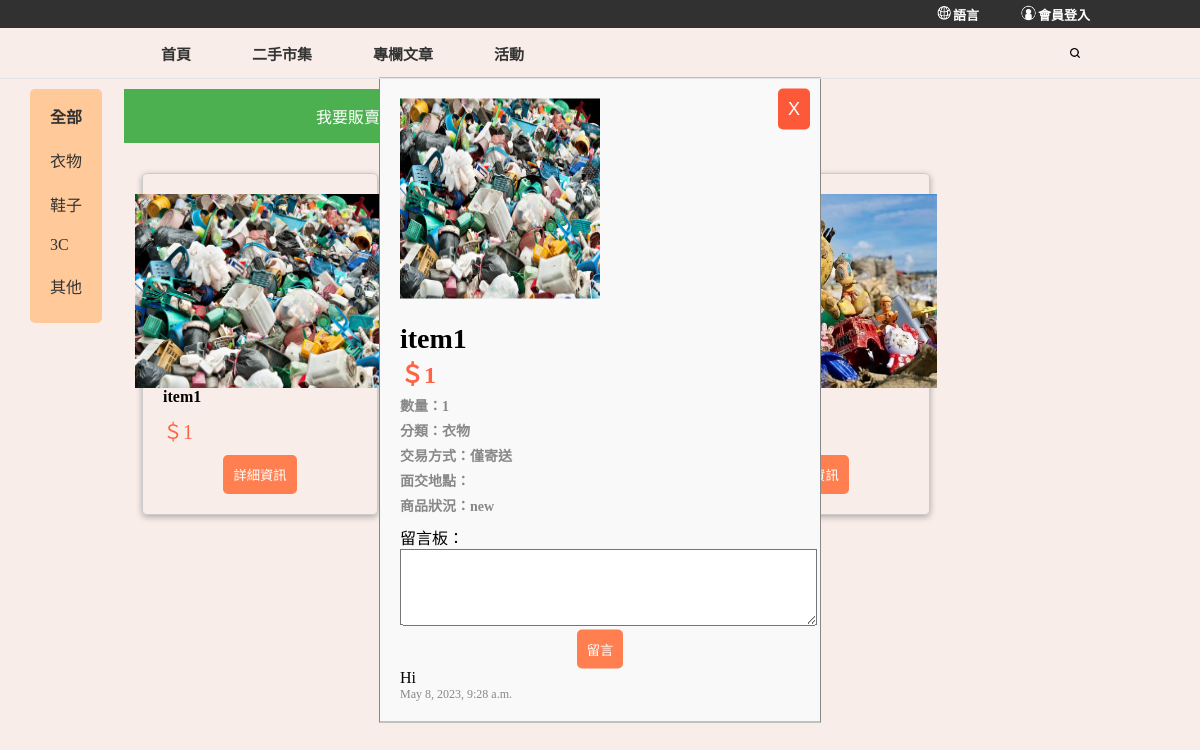
Page /posts/item/1/ on the earlier database version.
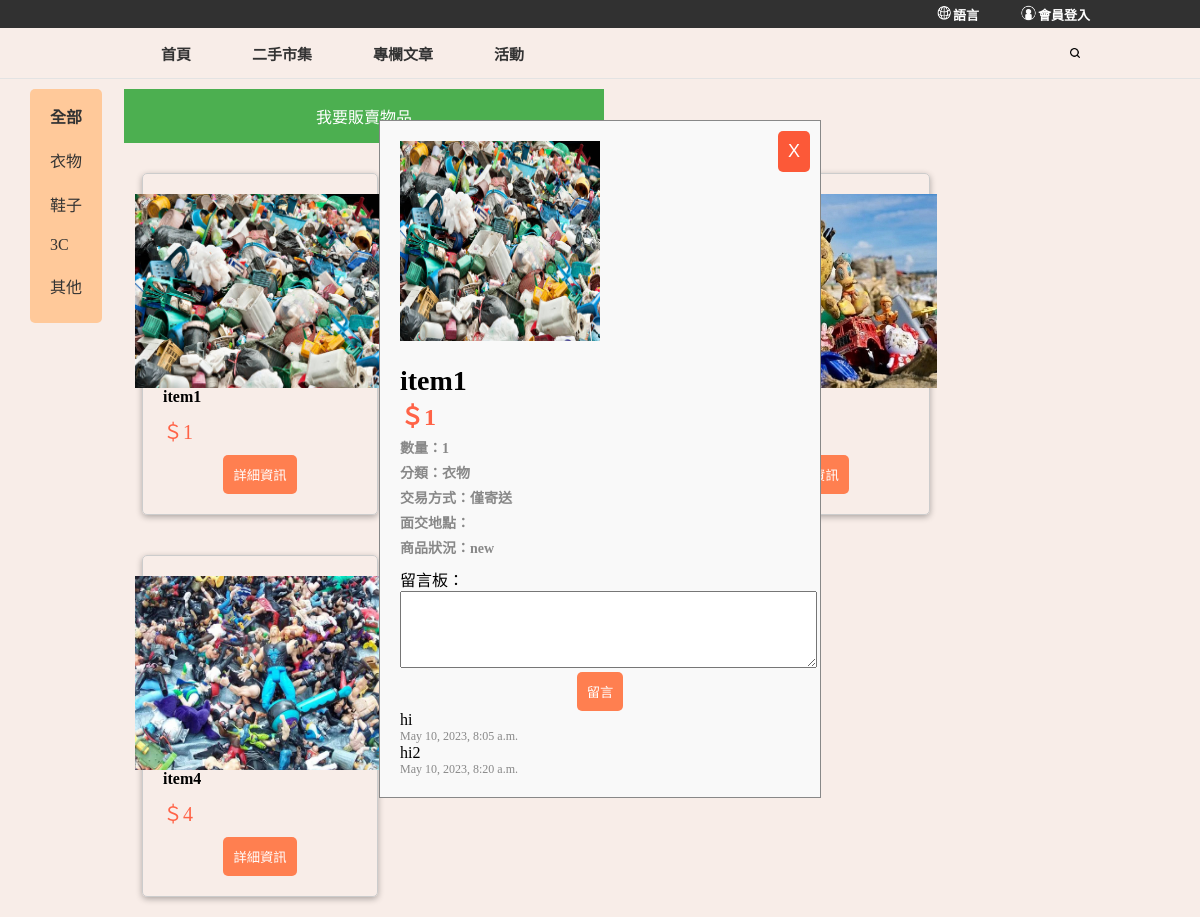
Same page on the later database version.
### posts/models.py (models this page shows)
class Item(models.Model):
    item_id = models.AutoField(auto_created=True, primary_key=True)
    name = models.CharField(max_length=100)
    price = models.IntegerField()
    transaction_type = models.CharField(max_length=20)
    transaction_location = models.CharField(max_length=100, blank=True)
    quantity = models.IntegerField()
    category = models.CharField(max_length=20)
    condition = models.CharField(max_length=200)
    image = models.ImageField(upload_to='images/')

class Comment(models.Model):
    item_id = models.ForeignKey(Item, on_delete=models.CASCADE)
    content = models.TextField()
    created_at = models.DateTimeField(auto_now_add=True)

### posts/views.py (the view)
# urls.py: path('item/<int:item_id>/', views.item_detail, name='item_detail'),
def item_detail(request, item_id, category=None):
    if category:
        items = Item.objects.filter(category=category)
    else:
        items = Item.objects.all()
    item = get_object_or_404(Item, pk=item_id)
    item_id = item.item_id
    if request.method == 'POST':
        comment_content = request.POST.get('comment')
        comment = Comment(item_id=item, content=comment_content)
        comment.save()
        comments = Comment.objects.filter(item_id=item)
    else:
        comments = Comment.objects.filter(item_id=item)
    return render(request, 'item_detail.html', {'items': items, 'item': item, 'comments': comments, 'item_id': item_id})

### posts/templates/item_detail.html (shortened to what this page needs)
{% load static %}
<!DOCTYPE html>
<html lang="zh-TW">
<head>
  <link rel="stylesheet" href="{% static 'style.css' %}?v=1">
  <link rel="stylesheet" href="{% static 'navbar.css' %}?v=1">
</head>
<body>
	<div class="top-bar-container">
		<div class="top-bar-menu container">
			<a href="#">
				<img src="{% static './images/language.png' %}" alt="">
				<div>語言</div>
			</a>
			<a href="http://127.0.0.1:8000/">
				<img src="{% static './images/person.png' %}" alt="">
				<div>會員登入</div>
			</a>
		</div>
	</div>
	<div class="nav-bar-container">
		<div class="nav-bar-menu container">
			<div class="menu">
				<ul>
					<li class="menu-item"><a href="#">首頁</a></li>
					<li class="menu-item"><a href="#">二手市集</a></li>
					<li class="menu-item"><a href="#article">專欄文章</a></li>
					<li class="menu-item"><a href="#campaign">活動</a></li>
				</ul>
			</div>
			<div class="top-search">
				<a><img id="top-search-btn" src="{% static './images/search.png' %}" alt=""></a>
			</div>
		</div>
	</div>
    <button id="sell-button">我要販賣物品</button>
    <div class="categories">
        <ul>
            <li class="{% if not category %}active{% endif %}">
                <a href="{% url 'item_list' %}" onclick="location.href=this.href;">全部</a>
            </li>
            <li class="{% if category == '衣物' %}active{% endif %}">
                <a href="{% url 'item_list_by_category' '衣物' %}" onclick="location.href=this.href;">衣物</a>
            </li>
            <li class="{% if category == '鞋子' %}active{% endif %}">
                <a href="{% url 'item_list_by_category' '鞋子' %}" onclick="location.href=this.href;">鞋子</a>
            </li>
            <li class="{% if category == '3C' %}active{% endif %}">
                <a href="{% url 'item_list_by_category' '3C' %}" onclick="location.href=this.href;">3C</a>
            </li>
            <li class="{% if category == '其他' %}active{% endif %}">
                <a href="{% url 'item_list_by_category' '其他' %}" onclick="location.href=this.href;">其他</a>
            </li>
        </ul>
    </div>
    <div id="item-container">
        {% for item in items %}
            <div class="newItem">
                <div class="item-image-container">
                    <img src="{{ item.image.url }}" alt="{{ item.name }}"></img>
                </div>
                <div class="item-text-container">
                    <h3>{{ item.name }}</h3>
                    <p>＄{{ item.price }}</p>
                    <button class="item-details-button" data-item-id="{{ item.item_id }}">詳細資訊</button>
                </div>
                    <div class="item-details-container" data-item-id="{{ item.item_id }}">
                        <div class="item-details-image">
                            <img src="{{ item.image.url }}" alt="{{ item.name }}" />
                        </div>
                        <div class="item-details-text">
                            <h2>{{ item.name }}</h3>
                            <h3>＄{{ item.price }}</p>
                            <p>數量：{{ item.quantity }}</p>
                            <p>分類：{{ item.category }}</p>
                            <p>交易方式：{{ item.transaction_type }}</p>
                            <p>面交地點：{{ item.transaction_location }}</p>
                            <p>商品狀況：{{ item.condition }}</p>
                        </div>
                        <label>留言板：</label>
                        <form method="post" action="{% url 'item_detail' item_id=item.pk %}" id="comment-form">
                            <textarea id="comment-input" name="comment" rows="5" cols="50"></textarea>
                            <br>
                            <button type="submit" id="comment-submit-button">留言</button>
                        </form>
                        <div class="comments">
                            {% for comment in comments %}
                                <div class="comment">
                                    <p class="comment-content">{{ comment.content }}</p>
                                    <p class="comment-time">{{ comment.created_at }}</p>
                                </div>
                            {% empty %}
                                <p>目前還沒有留言。</p>
                            {% endfor %}
                        </div>
                        <button class="close-button" data-item-id="{{ item.item_id }}">X</button>
                    </div>
            </div>
        {% endfor %}
    </div>
</body>
</html>

### posts/static/style.css (style rules this page uses)
* { margin: 0; padding: 0; scroll-behavior: smooth; }
body { background-color: #f8ede8; }
.container { width: 1000px; }
.categories { margin-top: 10px; margin-left: 30px; padding: 10px; border-radius: 5px; float: left; margin-right: 20px; background-color: rgb(255, 201, 154); height: 100%; display: flex; }
.categories ul { list-style: none; margin: 0; padding: 0; }
.categories ul li { display: block; margin-bottom: 10px; }
.categories ul li.active a { font-weight: bold; }
.categories ul li a { color: #333; text-decoration: none; display: block; padding: 5px 10px; }
#sell-button { background-color: #4CAF50; border: none; color: white; padding: 15px 32px; text-align: center; text-decoration: none; display: inline-block; font-size: 16px; margin: 10px 2px; width: 40%; cursor: pointer; }
.newItem { display: flex; flex-direction: column; justify-content: center; align-items: center; margin: 20px; padding: 20px; border: 1px solid #ccc; border-radius: 5px; box-shadow: 0 2px 6px rgba(0, 0, 0, 0.3); transition: all 0.3s ease-in-out; width: 18%; height: 300px; }
.newItem img { width: 250px; height: 200px; }
.newItem h3 { font-size: 16px; margin-bottom: 10px; text-align: left; }
.newItem button { background-color: #ff7f50; color: white; padding: 10px; border: none; border-radius: 5px; cursor: pointer; display: block; margin: 0 auto; }
#item-container { display: flex; flex-wrap: wrap; }
.item-image-container { width: 250px; height: 200px; overflow: hidden; }
.item-text-container { width: 100%; }
.item-text-container p { width: 100%; font-size: 20px; margin-bottom: 10px; text-align: left; color: #ff6347; }
.item-details-container { display: none; position: fixed; top: 50%; left: 50%; transform: translate(-50%, -50%); z-index: 3; background-color: #f9f9f9; padding: 20px; border: 1px solid #888; width: 400px; }
.item-details-container .item-details-image { width: 50%; text-align: center; align-items: center; margin-bottom: 20px; }
.item-details-container .item-details-image img { max-width: 100%; text-align: center; align-items: center; }
.item-details-container .item-details-text { font-size: 18px; }
.item-details-container .item-details-text h2 { font-size: 28px; }
.item-details-container .item-details-text h3 { margin-bottom: 10px; font-size: 24px; color: #ff6347; }
.item-details-container .item-details-text p { margin-bottom: 5px; font-size: 14px; color: #888; }
.item-details-container .close-button { position: fixed; top: 10px; right: 10px; font-size: 18px; border: none; background-color: transparent; cursor: pointer; background-color: rgb(252, 89, 56); color: white; }
.comment-content { font-size: 16px; color: black; }
.comment-time { font-size: 12px; color: #888; }

### posts/static/navbar.css (style rules this page uses)
.top-bar-container { height: 28px; background: #313131; display: flex; align-items: center; justify-content: center; }
.top-bar-menu { background: none; display: flex; justify-content: right; }
.top-bar-container a { text-decoration: none; background: none; color: #fff; height: auto; display: flex; margin: 0 10px 0 30px; font-size: 13px; font-weight: bold; }
.top-bar-container img { height: 16px; background: none; }
.top-bar-container a div { background: none; }
.nav-bar-container { height: 50px; display: flex; justify-content: center; border-bottom: 1px solid #e3e3e3; position: sticky; z-index: 100; top: 0; }
.nav-bar-menu { display: flex; align-items: center; height: 100%; }
.nav-bar-menu .menu { float: left; width: 97%; height: 100%; display: flex; justify-content: left; }
.nav-bar-menu ul { list-style: none; display: flex; align-items: center; width: 50%; height: 100%; justify-content: space-evenly; }
.nav-bar-menu .menu-item { height: 100%; display: flex; align-items: center; font-size: 15px; font-weight: 600; }
.nav-bar-menu ul li a { text-decoration: none; color: #333; }
.nav-bar-menu .top-search { float: right; }
.top-search img { width: 10px; z-index: 100; }

Differences in the rows shown:
removed Comment: content "Hi", created_at "May 8, 2023, 9:28 a.m.", shown under Item "item1"
added Comment: content "hi", created_at "May 10, 2023, 8:05 a.m.", shown under Item "item1"
added Comment: content "hi2", created_at "May 10, 2023, 8:20 a.m.", shown under Item "item1"
added Item: image (picture), name "item4", price "4"
